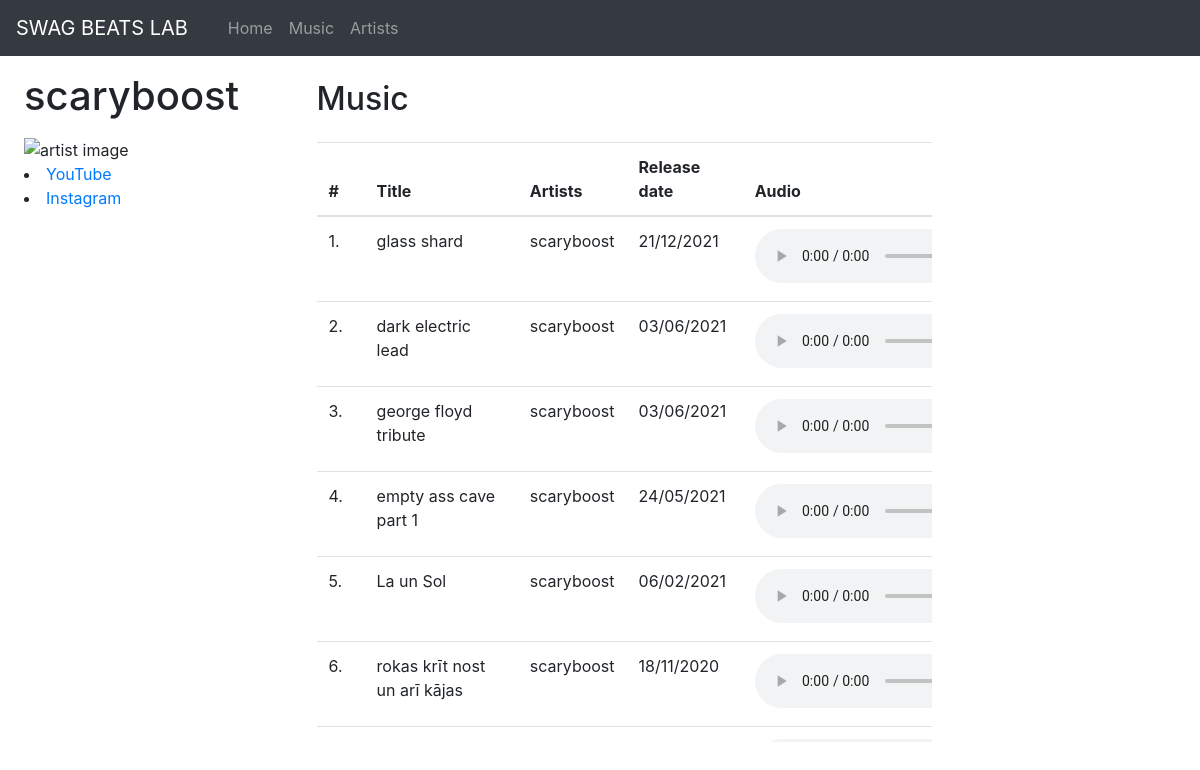
/artists/scaryboost, run on the app's committed database.
### tables this page shows
CREATE TABLE "songs" (
	"song_id"	INTEGER,
	"title"	TEXT,
	"artist"	TEXT,
	"release_date"	TEXT,
	"file_name"	TEXT,
	"link"	TEXT,
	PRIMARY KEY("song_id" AUTOINCREMENT)
);

### app.py (the view)
@app.route('/artists/<artist>')
def artist(artist):
    conn = dbconnect.connect()
    c = conn.cursor()
    artist_sqliterow = c.execute('SELECT * FROM artists WHERE name=?', (artist,)).fetchone()
    artist_songs_sqliterow = c.execute(f'SELECT * FROM songs WHERE artist LIKE "%{artist}%"').fetchall()
    dbconnect.close(conn)
    artist_details = dict(artist_sqliterow)
    artist_songs = []
    for one in artist_songs_sqliterow:
        artist_songs.append(dict(one))
    artist_songs.sort(key=lambda x: datetime.datetime.strptime(x['release_date'], '%d/%m/%Y'), reverse=True)
    return render_template('artistprofile.html', artist=artist, artist_details=artist_details, songs=artist_songs)

### dbconnect.py (called while the page is built)
def connect():
    conn = sqlite3.connect('database.db')
    conn.row_factory = sqlite3.Row
    return conn

def close(conn):
    conn.commit()
    conn.close()

### templates/artistprofile.html (shortened to what this page needs)
{% extends "base.html" %}
{% block head %}<link href="{{ url_for('static', filename='css/artistprofile.css') }}" rel="stylesheet">
{% endblock %}
{% block content %}
<nav class="navbar navbar-expand-lg navbar-dark bg-dark">
    <a class="navbar-brand" href="/">SWAG BEATS LAB</a>
    <div class="collapse navbar-collapse" id="navbarNav">
        <ul class="navbar-nav ml-3">
            <li class="nav-item">
                <a class="nav-link" href="/">Home</a>
            </li>
            <li class="nav-item">
                <a class="nav-link" href="/music">Music</a>
            </li>
            <li class="nav-item">
                <a class="nav-link" href="/artists">Artists</a>
            </li>
        </ul>
    </div>
</nav>
<div class="row row-cols-2">
    <div class="col-3 mt-3 ml-4" id="artist-details">
        <h1>{{ artist }}</h1>
        <img src="{{ url_for('static', filename='images/' + artist + '.jpg') }}" alt="artist image">
        <div>
            <li><a href="https://www.youtube.com/{{ artist_details.youtube }}">YouTube</a></li>
            <li><a href="https://www.instagram.com/{{ artist_details.instagram }}/">Instagram</a></li>
        </div>
    </div>
    <div class="mt-4">
        <h2 class="mb-4">Music</h2>
        <div id="music-details">
            <table class="table">
                <thead id="thead">
                    <tr>
                        <th>#</th>
                        <th>Title</th>
                        <th>Artists</th>
                        <th>Release date</th>
                        <th>Audio</th>
                    </tr>
                </thead>
                <tbody>
                    {% for song in songs %}
                    {% set x = loop.index %}
                    <tr>
                        <td>{{ x }}.</td>
                        <td>{{ song.title }}</td>
                        <td>{{ song.artist }}</td>
                        <td>{{ song.release_date }}</td>
                        <td><audio controls>
                                <source src="{{ url_for('static', filename='audio/' + song.file_name) }}" type="audio/mpeg">
                            </audio></td>
                    </tr>
                    {% endfor %}
                </tbody>
            </table>
        </div>
    </div>
</div>
{% endblock %}

### templates/artistprofile.html (style rules this page uses)
img { width: 300px; height: 400px; }
#music-details { height: 600px; overflow-y: scroll; }

### templates/base.html (style rules this page uses)
html { font-family: sans-serif; }

### data on the page
songs: x "1", title "glass shard", artist "scaryboost", release_date "21/12/2021"
songs: x "2", title "dark electric lead", artist "scaryboost", release_date "03/06/2021"
songs: x "3", title "george floyd tribute", artist "scaryboost", release_date "03/06/2021"
songs: x "4", title "empty ass cave part 1", artist "scaryboost", release_date "24/05/2021"
songs: x "5", title "La un Sol", artist "scaryboost", release_date "06/02/2021"
songs: x "6", title "rokas krīt nost un arī kājas", artist "scaryboost", release_date "18/11/2020"

### other printed values
{{ artist }} "scaryboost"
